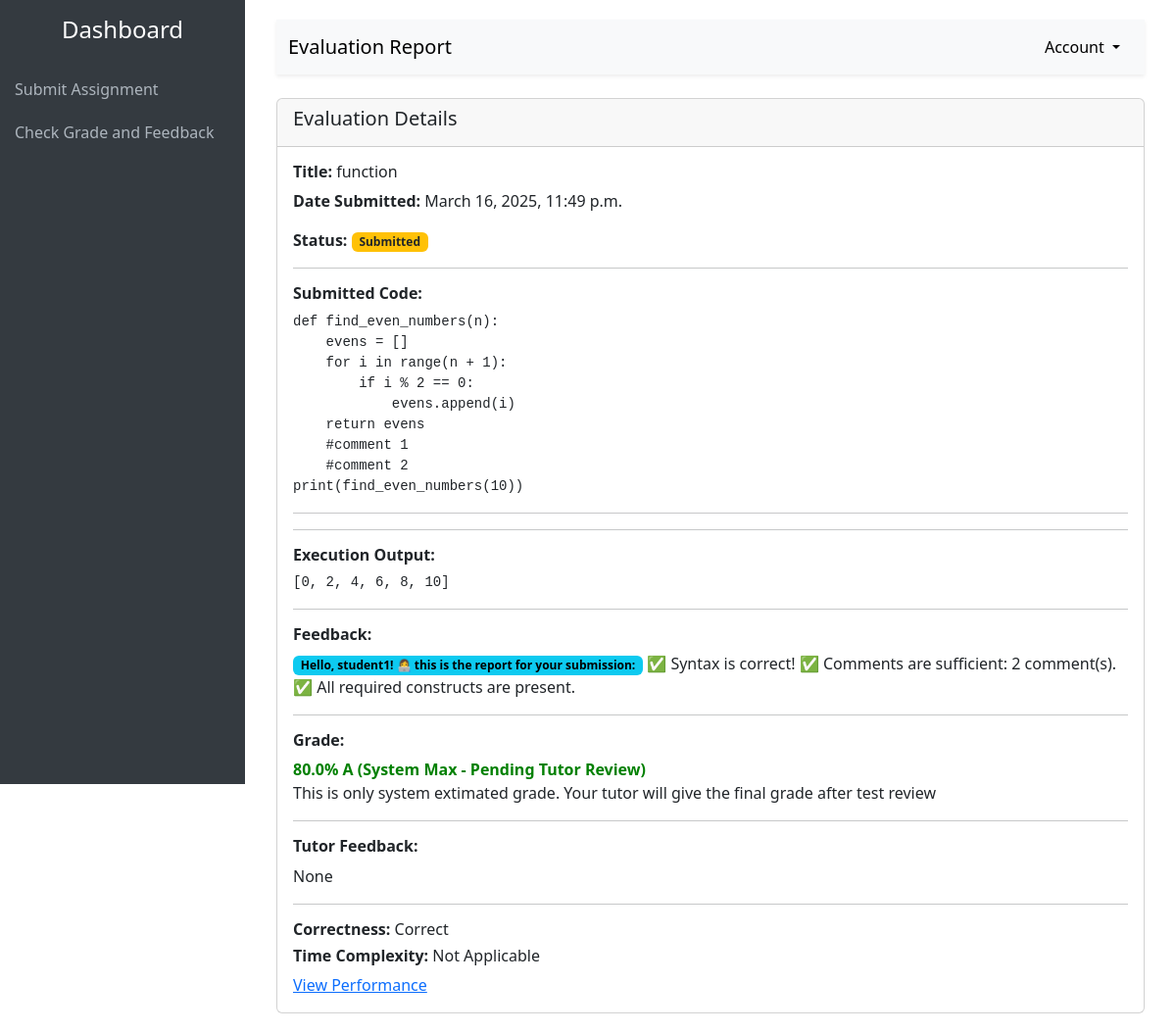
Screenshot of /evaluation/2/ (signed in) with the database file from the repository.
### sorting_feedback/models.py (models this page shows, shortened)
class Evaluation(models.Model):
    title = models.CharField(max_length=255)
    student = models.ForeignKey(User, on_delete=models.CASCADE, related_name='evaluations')
    student_code = models.TextField(blank=True, null=True)  # Store code as text
    submission_file = models.FileField(upload_to='submissions/', blank=True, null=True)  # Store file uploads
    feedback = models.TextField()
    tutor_feedback = models.TextField(
        null=True,
        blank=True,
        help_text="Tutor specific feedback for the submission."
    )
    correctness = models.BooleanField(default=False)
    time_complexity = models.CharField(max_length=50, default="Unknown")
    grade = models.FloatField(null=True, blank=True)
    status = models.CharField(max_length=50, choices=[('submitted', 'Submitted'), ('reviewed', 'Reviewed')], default='submitted')
    plagiarism_score = models.FloatField(default=0.0, help_text="Plagiarism percentage score.")
    is_plagiarized = models.BooleanField(default=False, help_text="Indicates if plagiarism is detected.")
    created_at = models.DateTimeField(auto_now_add=True)

### accounts/views.py (the view)
# urls.py: path('evaluation/<int:evaluation_id>/', views.evaluation_report, name='evaluation_report'),
def evaluation_report(request, evaluation_id):
    evaluation = get_object_or_404(Evaluation, id=evaluation_id, student=request.user)
    execution_result = execute_code_safely(evaluation.student_code)
    return render(request, 'student-assignment-report.html', {
        'execution_result': execution_result,  # Include execution output in context
        'evaluation': evaluation,
    })

### accounts/utils.py (called while the page is built)
def execute_code_safely(code):
    output_buffer = io.StringIO()
    sys.stdout = output_buffer  # Redirect stdout to capture print statements
    safe_builtins = {
        "print": print,
        "range": range,
        "len": len,
        "int": int,
        "float": float,
        "str": str,
        "bool": bool,
        "list": list,
        "dict": dict,
        "tuple": tuple,
        "set": set,
        "enumerate": enumerate,
        "zip": zip,
    }
    try:
        exec(code, {"__builtins__": safe_builtins})  # Allow only safe built-ins
        result = output_buffer.getvalue()  # Get printed output
    except Exception as e:
        result = f"Execution Error: {e}"
    sys.stdout = sys.__stdout__  # Restore original stdout
    return result.strip()  # Remove trailing spaces

### templates/student-assignment-report.html (shortened to what this page needs)
<!DOCTYPE html>
<html lang="en">
<head>
    <link href="https://cdn.jsdelivr.net/npm/bootstrap@5.3.0-alpha1/dist/css/bootstrap.min.css" rel="stylesheet">
</head>
<body>
<div class="sidebar">
    <h4 class="text-center py-3">Dashboard</h4>
    <a href="{% url 'submit_assignment' %}">Submit Assignment</a>
    <a href="{% url 'student_submitted_assignment' %}">Check Grade and Feedback</a>
</div>
<div class="main-content">
    <div class="container-fluid">
        <nav class="navbar navbar-expand-lg navbar-light bg-light shadow-sm">
            <div class="container-fluid">
                <a class="navbar-brand" href="#">Evaluation Report</a>
                <div class="dropdown ms-auto">
                    <button class="btn btn-light dropdown-toggle" type="button" id="userMenu" data-bs-toggle="dropdown" aria-expanded="false">
                         Account
                    </button>
                </div>
            </div>
        </nav>
        <div class="row mt-4">
            <div class="col-12">
                <div class="card">
                    <div class="card-header">
                        <h5 class="card-title">Evaluation Details</h5>
                    </div>
                    <div class="card-body">
                        <h6><strong>Title:</strong> {{ evaluation.title }}</h6>
                        <p><strong>Date Submitted:</strong> {{ evaluation.created_at|date:"F j, Y, g:i a" }}</p>
                        <p><strong>Status:</strong>
                            <span
                                class="badge
                                {% if evaluation.status == 'submitted' %} bg-warning text-dark
                                {% elif evaluation.status == 'reviewed' %} bg-success
                                {% elif evaluation.status == 'pending' %} bg-danger
                                {% endif %}">
                                {{ evaluation.status|capfirst }}
                            </span>
                        </p>
                        <hr>
                        <h6><strong>Submitted Code:</strong></h6>
                        <pre>{{ evaluation.student_code }}</pre>
                        <hr>
                        <hr>
                        <h6><strong>Execution Output:</strong></h6>
                        {% if execution_result %}
                            <pre>{{ execution_result }}</pre>
                        {% else %}
                            <p>No output produced.</p>
                        {% endif %}
                        <hr>
                        <h6><strong>Feedback:</strong></h6>
                        <p> <strong class="badge text-bg-info"> Hello, {{ request.user.username }}! 👩‍💻 this is the report for your submission:</strong>  {{ evaluation.feedback }}</p>
                        <hr>
                        <h6><strong>Grade:</strong></h6>
                        <p>
                            {% if evaluation.grade %}
                            {% if evaluation.grade == 80 %}
                                <span class="grade-A">{{ evaluation.grade }}% A (System Max - Pending Tutor Review)</span>
                            {% elif evaluation.grade >= 75 %}
                                <span class="grade-B">{{ evaluation.grade }}% B</span>
                            {% elif evaluation.grade >= 65 %}
                                <span class="grade-C">{{ evaluation.grade }}% C</span>
                            {% elif evaluation.grade >= 50 %}
                                <span class="grade-D">{{ evaluation.grade }}% D</span>
                            {% elif evaluation.grade >= 40 %}
                                <span class="grade-F">{{ evaluation.grade }}% F</span>
                            {% elif evaluation.grade <= 40 %}
                                <span class="grade-F">{{ evaluation.grade }}% F (Plagiarized or Missing Constructs)</span>
                            {% else %}
                                <span class="grade-NV">Grade: N/V</span>
                            {% endif %}
                            {% else %}
                                None
                            {% endif %}
                            <br>
                        {% if evaluation.status|capfirst == 'Submitted' %}
                            <span> This is only system extimated grade. Your tutor will give the final grade after test review</span>
                        {% endif %}
                        </p>
                        <hr>
                        <h6><strong>Tutor Feedback:</strong></h6>
                        <p>{{ evaluation.tutor_feedback }}</p>
                        <hr>
                        <h6><strong>Correctness:</strong> {{ evaluation.correctness|yesno:"Correct,Incorrect" }}</h6>
                        <h6><strong>Time Complexity:</strong> {{ evaluation.time_complexity }}</h6>
                        <a href="{% url 'student_performance' %}"> View Performance  </a>
                    </div>
                </div>
            </div>
        </div>
    </div>
</div>
</body>
</html>

### templates/student-assignment-report.html (style rules this page uses)
body { display: flex; height: 100vh; }
.sidebar { width: 250px; background-color: #343a40; color: #fff; height: 100vh; position: fixed; }
.sidebar a { color: #adb5bd; text-decoration: none; display: block; padding: 10px 15px; }
.main-content { margin-left: 250px; padding: 20px; width: 100%; }
.card { margin-bottom: 20px; }
.grade-A { color: green; font-weight: bold; }

### rows the page displays
Evaluation: title "function", created_at "March 16, 2025, 11:49 p.m.", status "Submitted", student_code "def find_even_numbers(n): evens = [] for i in range(n + 1): if i % 2 == 0: evens.append(i) return evens #comment 1 #comment 2 print(find_even_numbers(10))", feedback "✅ Syntax is correct! ✅ Comments are sufficient: 2 comment(s). ✅ All required constructs are present.", grade "80.0", tutor_feedback "None", correctness "Correct", time_complexity "Not Applicable"

### other values shown
{{ execution_result }} "[0, 2, 4, 6, 8, 10]"
{{ request.user.username }} "student1"
